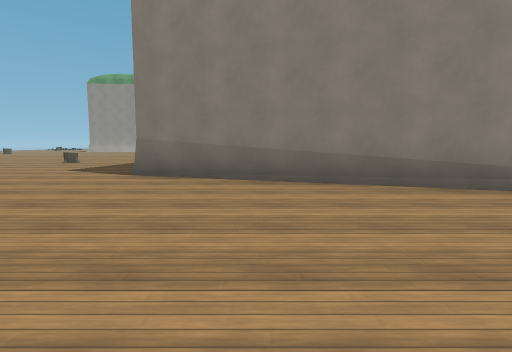
View 1 (above)

20 first-person views from a walk through a level from a Godot 3-D game. The camera is 1.2 m above the floor, tilts 6° down and sees 80° across. The floor is counted in squares, 2 m on a side. Each view is taken from the middle of a square. On the plan, view 1 faces up. The plan holds only what a view shows up to about 9 squares ahead; the rest is blank. The place goes on beyond the plan. Characters and animated objects are left out. Some surface patterns are stand-ins.

View 2
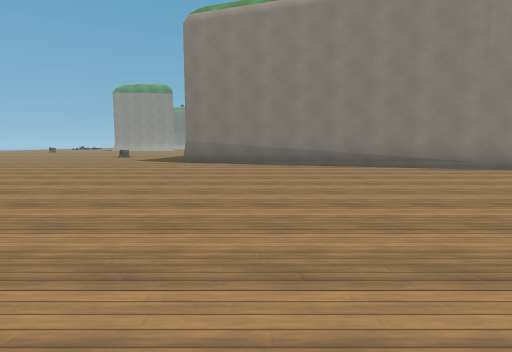

View 3
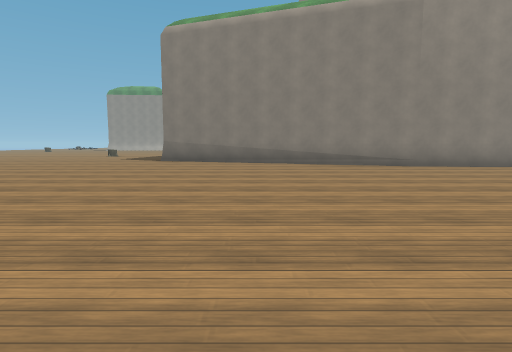

View 4
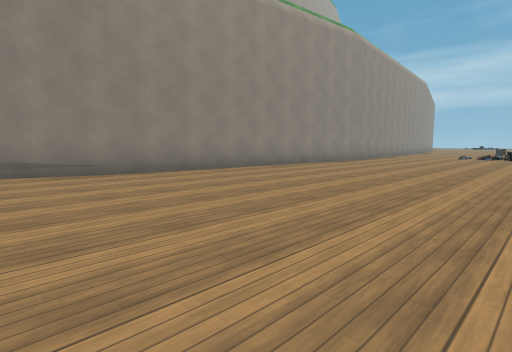

View 5
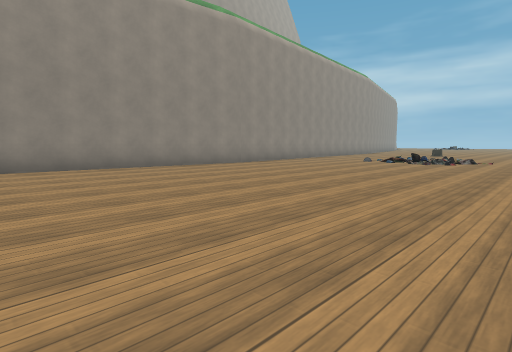

View 6
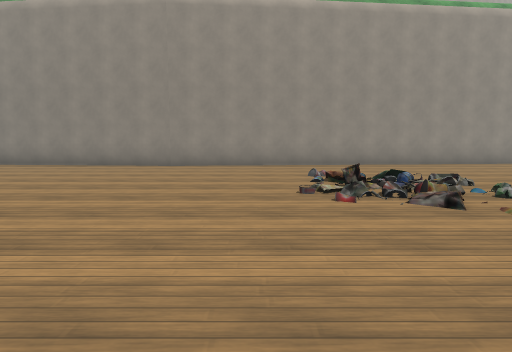

View 7
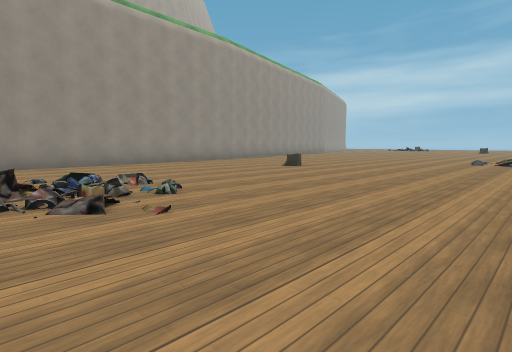

View 8
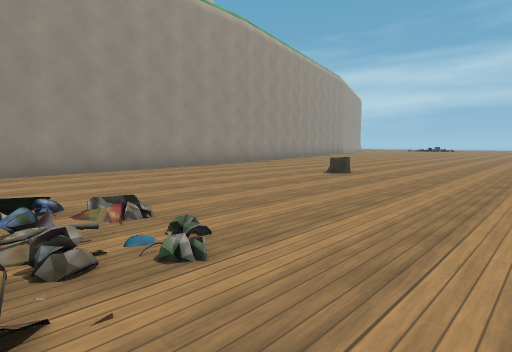

View 9
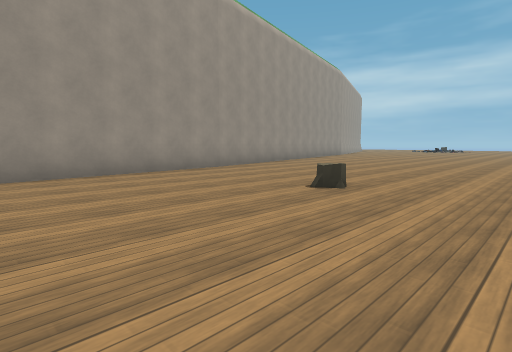

View 10
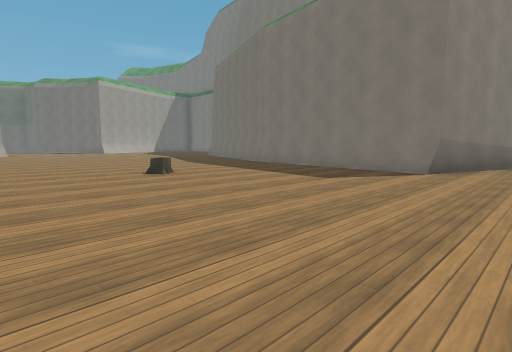

View 11
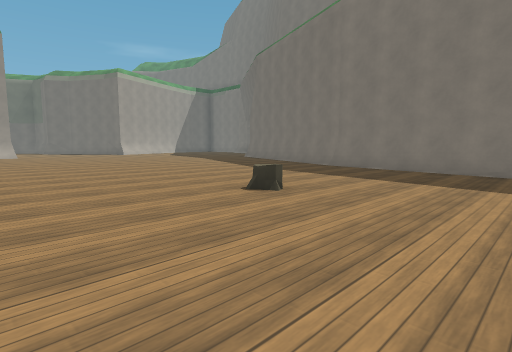

View 12
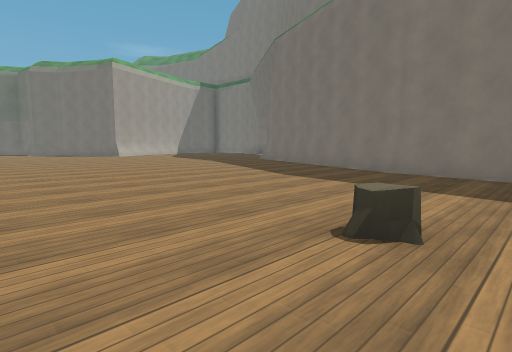

View 13
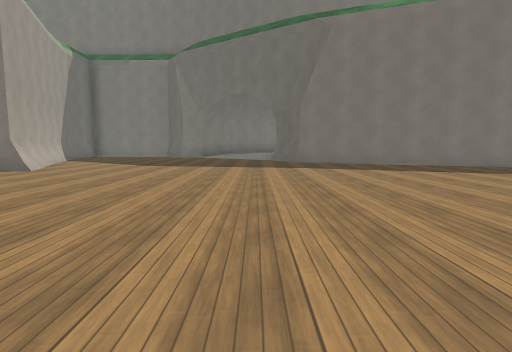

View 14
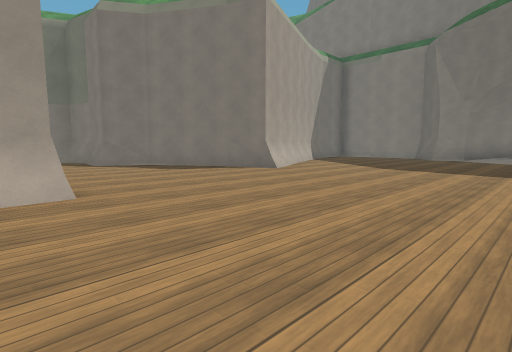

View 15
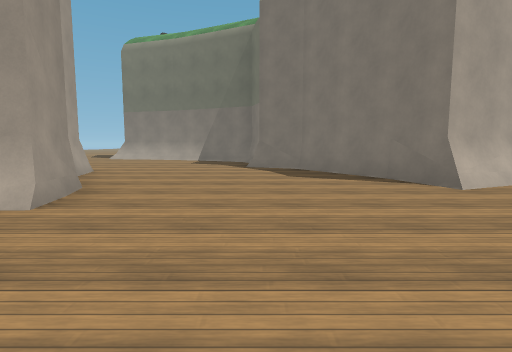

View 16
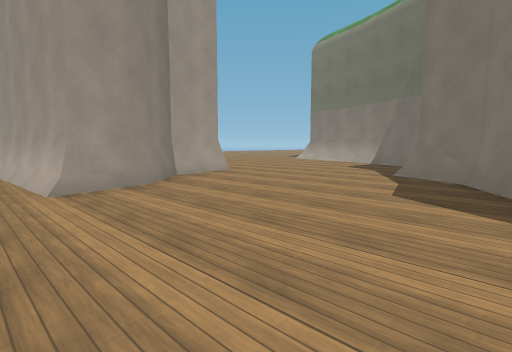

View 17
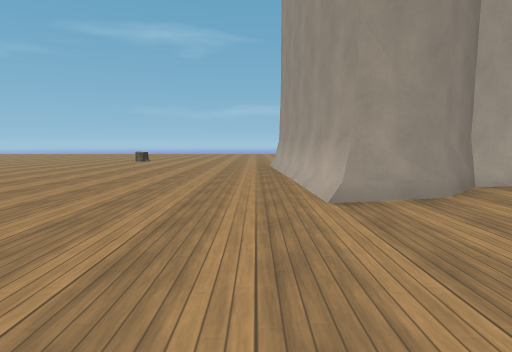

View 18
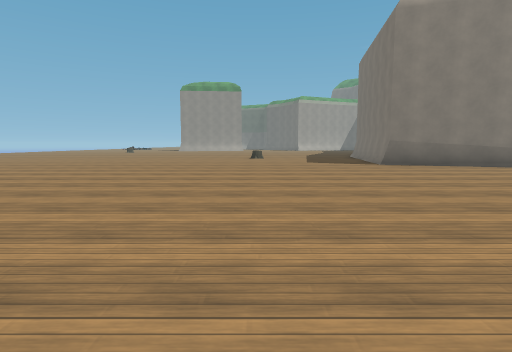

View 19
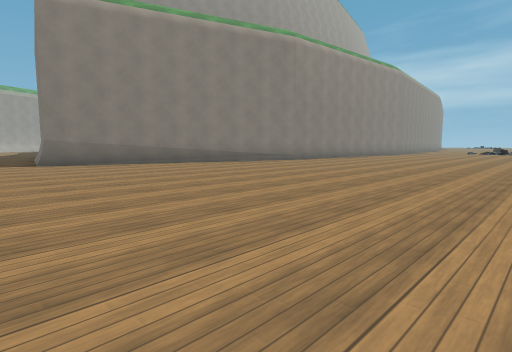

View 20
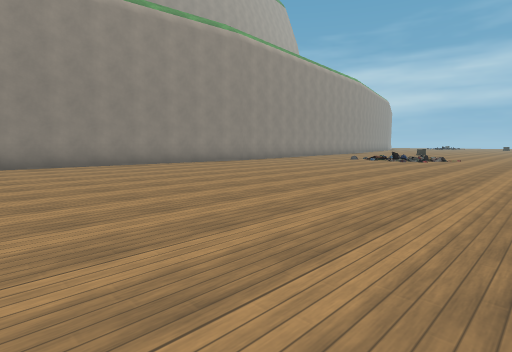

### Floor plan
Points are (right, up) in squares from view 1. A wall is a line through its corners. A room is listed if a view was taken in it or the views show most of it. See-through windows are left out.
Room 1 (views 1, 2, 3, 4, 5, 6, 7, 8, 9, 10, 11, 12, 13, 14, 15, 16, 17, 18, 19, 20)
walls: (5.3, 3.1) (-2.3, 5.7) (-1.3, 11.6); (-1.3, 11.4) (0.1, 15); (13.8, 2.3) (5.2, 3.2); (0.1, 25.3) (-2.3, 24.4) (-2.6, 25.6); (-2.5, 25.4) (-3.9, 27.6) (-4.9, 28.2); (25.1, 3.4) (13.6, 2.3); (26.2, 3.7) (25, 3.4); (-4.9, 28) (-4.9, 28.8); (-8.7, 26.6) (-8.3, 25) (-7.5, 24.1) (-7.2, 22.9) (-9.6, 22.7)
low walls: (-1.4, 11.6) (0, 15.2); (17.5, -1.5) (17.1, -2); (0, 25.1) (-1.5, 24.5); (-4, 27.5) (-4.9, 28)
objects: stump (-6, 10); stump (24, -1)

Positions as (right, up) in squares from view 1, and headings:
1: (0, 0), facing up
2: (0, -4), facing up
3: (1, -5), facing up
4: (3, -3), facing up-right
5: (7, -5), facing up-right
6: (16, -6), facing up
7: (17, -6), facing up-right
8: (18, -4), facing up-right
9: (20, -3), facing up-right
10: (-9, 4), facing up-right
11: (-9, 7), facing up-right
12: (-8, 9), facing up-right
13: (-9, 19), facing right
14: (-8, 19), facing up-right
15: (-5, 20), facing up
16: (-3, 22), facing up-left
17: (-4, 22), facing left
18: (-6, -3), facing up
19: (-4, -4), facing up-right
20: (6, -6), facing up-right
